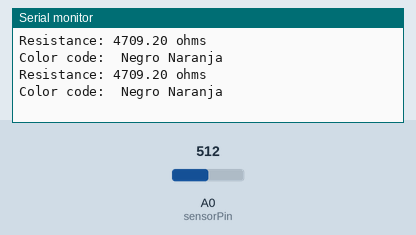
Bench run of a sketch on a simulated Arduino Uno, built with avr-gcc and run on an emulated ATmega328P. On the bench: the last lines printed to the serial monitor. Inputs (shaded band) come from the test bench; at power-on: A0 (sensorPin) = 512.

Above: at 1.8 s.
1.9 s: A0 (sensorPin) set to 716
At 2.8 s:
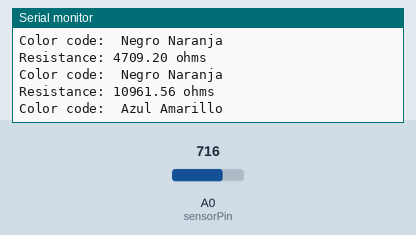
4.5 s: A0 (sensorPin) set to 900
At 5.8 s:
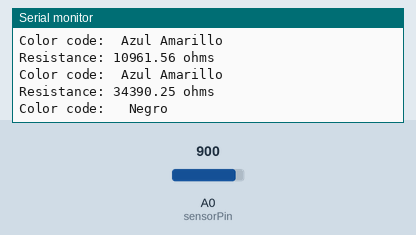
7.5 s: A0 (sensorPin) set to 1023
At 8.8 s:
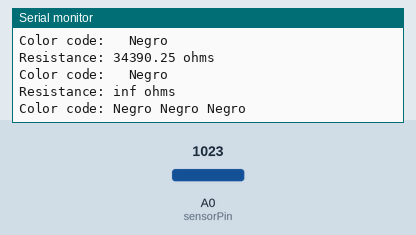
9.5 s: A0 (sensorPin) set to 511
At 10.8 s:
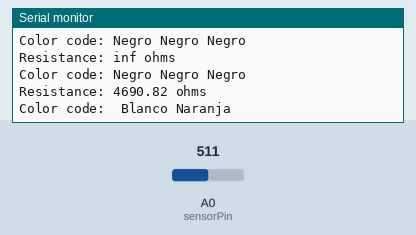
12.5 s: A0 (sensorPin) set to 122
At 13.4 s:
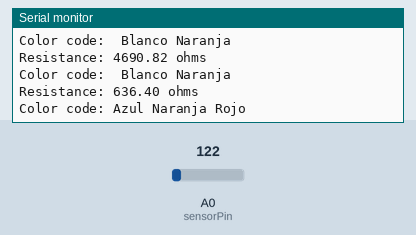
Timing chart, 0 to 15.5 s (numbered marks = the images above; inputs shaded):
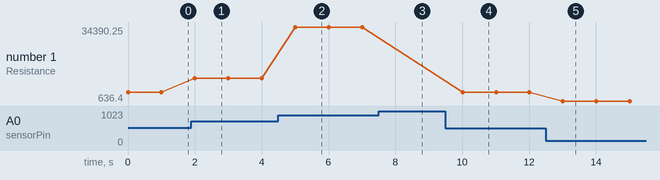

The sketch:

Ohmetro.ino
```cpp
const int sensorPin = A0;  // Pin analógico donde está conectado el punto medio del divisor de voltaje
const float resistorValue = 4700.0;  // Valor de la resistencia fija en ohmios (4.7 kohmios)

void setup() {
  Serial.begin(9600);  // Inicializar la comunicación serial a 9600 baudios
}

void loop() {
  float voltage = readVoltage(sensorPin);  // Leer el voltaje en el pin analógico
  float resistance = calculateResistance(voltage);  // Calcular la resistencia variable
  printResistanceAndColorCode(resistance);  // Imprimir el valor de la resistencia y el código de colores
  delay(1000);  // Esperar 1 segundo antes de la próxima lectura
}

float readVoltage(int pin) {
  int sensorValue = analogRead(pin);  // Leer el valor analógico del pin especificado
  float voltage = sensorValue * (5.0 / 1023.0);  // Convertir el valor a voltaje (0-5V)
  return voltage;
}

float calculateResistance(float voltage) {
  // Calcular la resistencia usando la ley de Ohm: R = (V * R1) / (VCC - V)
  float resistance = (voltage * resistorValue) / (5.0 - voltage);
  return resistance;
}

void printResistanceAndColorCode(float resistance) {
  Serial.print("Resistance: ");
  Serial.print(resistance, 2);  // Imprimir el valor de la resistencia con dos decimales
  Serial.println(" ohms");
  printColorCode(resistance);  // Llamar a la función para imprimir el código de colores
}

void printColorCode(float resistance) {
  Serial.print("Color code: ");

  // Definir los valores de las bandas de colores para una resistencia de 4 bandas
  const char* colorBands[] = {"Negro", "Marrón", "Rojo", "Naranja", "Amarillo", "Verde", "Azul", "Violeta", "Gris", "Blanco"};

  // Aproximar el valor de la resistencia al valor más cercano
  int roundedResistance = int(resistance + 0.5);  // Redondear al entero más cercano

  // Calcular el valor de la primera banda (primer dígito)
  int firstDigit = roundedResistance / 100;

  // Calcular el valor de la segunda banda (segundo dígito)
  int secondDigit = (roundedResistance / 10) % 10;

  // Calcular el valor del multiplicador (número de ceros)
  int multiplier = 0;
  while (roundedResistance >= 10) {
    roundedResistance /= 10;
    multiplier++;
  }

  // Imprimir las bandas de colores correspondientes
  Serial.print(colorBands[firstDigit]);
  Serial.print(" ");
  Serial.print(colorBands[secondDigit]);
  Serial.print(" ");
  Serial.println(colorBands[multiplier]);
}
```

Measured:
- after the input at 1.9 s, the serial monitor: prints a new line after 0.10 s (image 1)
- after the input at 4.5 s, the serial monitor: prints a new line after 0.51 s (image 2)
- after the input at 7.5 s, the serial monitor: prints a new line after 0.51 s (image 3)
- after the input at 9.5 s, the serial monitor: prints a new line after 0.51 s (image 4)
- after the input at 12.5 s, the serial monitor: prints a new line after 0.51 s (image 5)
- plotted number 1: 4709.2 → 10961.56 after the input at 1.9 s, 10961.56 → 34390.25 after the input at 4.5 s, 34390.25 → 4690.82 after the input at 9.5 s, 4690.82 → 636.4 after the input at 12.5 s
